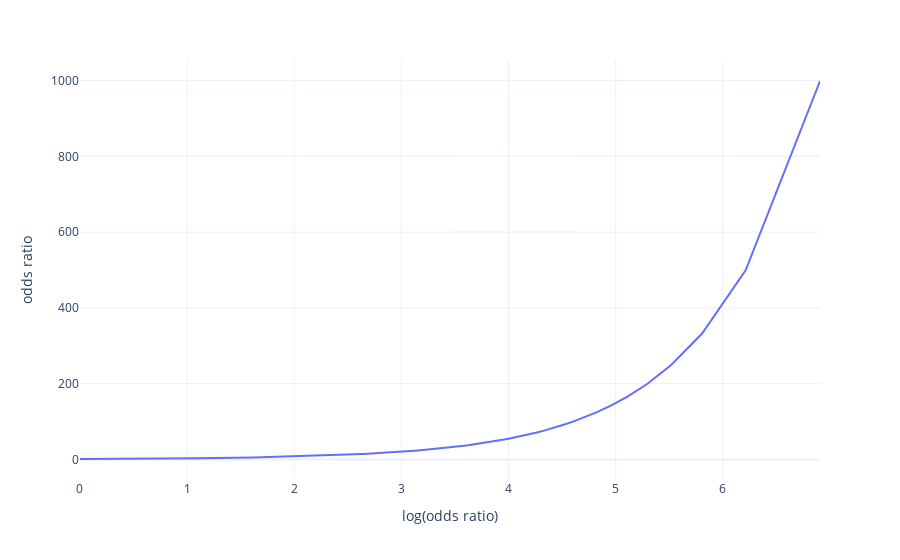

The code cell stored with this chart in its notebook:
### Code cell
# Plot log(odds ratio) vs. odds ratio
odds = odds[odds>1]
log_odds = np.log(odds)

(
    px.line(x=log_odds, y=odds, template="plotly_white")
    .update_xaxes(title_text="log(odds ratio)")
    .update_yaxes(title_text="odds ratio")    
)

### Figure 1 — Plotly figure (JSON) as saved in the notebook; plotly's stock layout.template omitted (floating-point values rounded to 4 significant figures; data arrays with more than 128 entries replaced by an {"elided": "..."} marker saying what was removed)
{"data": [{"hovertemplate": "x=%{x}<br>y=%{y}<extra></extra>", "legendgroup": "", "line": {"color": "#636efa", "dash": "solid"}, "marker": {"symbol": "circle"}, "mode": "lines", "name": "", "orientation": "v", "showlegend": false, "type": "scatter", "x": {"elided": "500 float values"}, "xaxis": "x", "y": {"elided": "500 float values"}, "yaxis": "y"}], "layout": {"legend": {"tracegroupgap": 0}, "margin": {"t": 60}, "xaxis": {"anchor": "y", "domain": [0, 1], "title": {"text": "log(odds ratio)"}}, "yaxis": {"anchor": "x", "domain": [0, 1], "title": {"text": "odds ratio"}}}}
